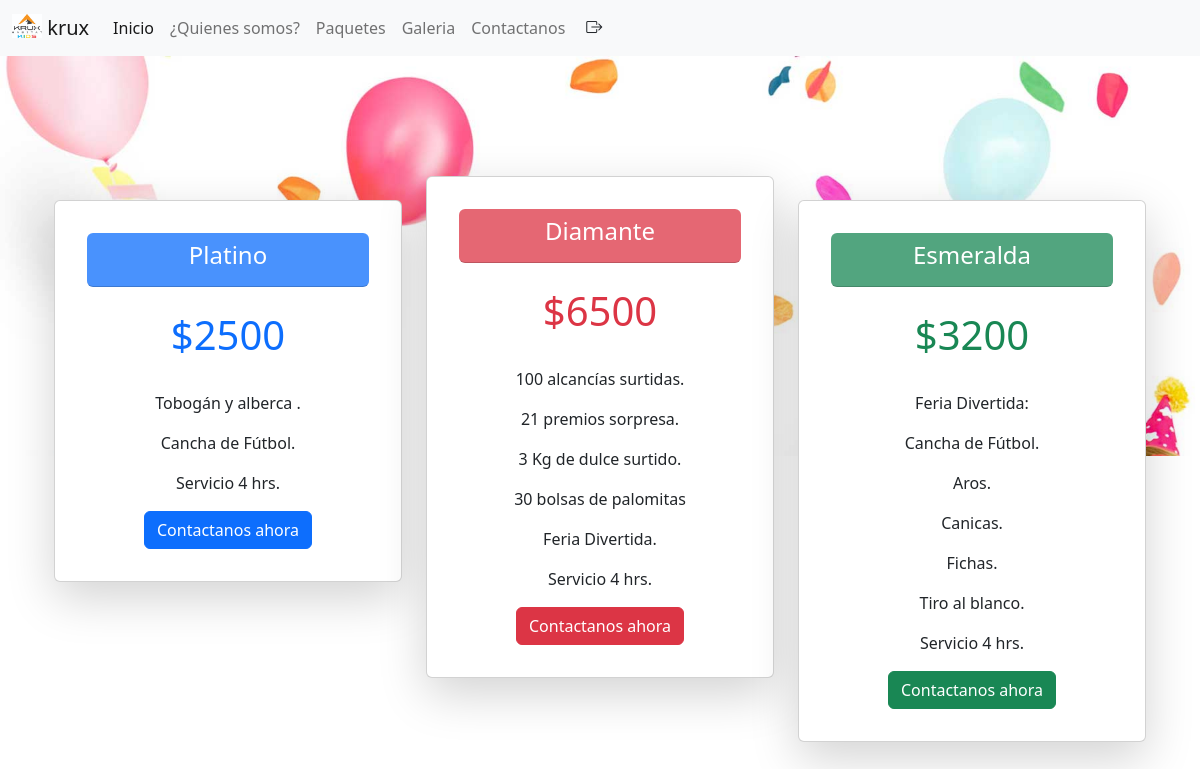
The app's page /Paquetesyprecios2.php with its own data.
### tables this page shows
CREATE TABLE `paquetes` (
  `id` int(11) NOT NULL,
  `titulo` varchar(60) NOT NULL,
  `precio` decimal(10,0) NOT NULL,
  `desc1` varchar(120) NOT NULL,
  `desc2` varchar(120) NOT NULL,
  `desc3` varchar(120) NOT NULL,
  `desc4` varchar(120) NOT NULL,
  `desc5` varchar(120) NOT NULL,
  `desc6` varchar(120) NOT NULL,
  `desc7` varchar(120) NOT NULL
);

### Paquetesyprecios2.php (the view, shortened to what this page needs)
<?php
include_once("boostrap2.php");
?>
<!DOCTYPE html>
<html lang="en">
<head>
</head>
<body>
<div style="background-image: url(img/fondo3.jpg); height: 400px; background-size: cover;">
<div class="container p-4">
  <div class="row mt-5 ">
    <div class="col-sm-4 mt-5 ">
    <div class="card shadow-lg p-3 mb-5 mt-4 bg-body rounded text-center ">
        <div class="card-body">
        <?php
                         include_once("conexion.php");
                        $consulta="select * from paquetes where id=3";
                        $resultado=mysqli_query($con,$consulta);
                        if (mysqli_num_rows($resultado)>0){
                            while($fila=mysqli_fetch_assoc($resultado))
                            {
                             ?>
        <div class="card-header text-bg-primary rounded bg-opacity-75" ><h4 class="card-title text-center"><?php echo $fila['titulo'] ?></h4></div>
        <h1 class="card-title text-center p-4 text-primary">$<?php echo $fila['precio']?></h1>
        <p class="card-text"><?php echo $fila['desc1']?></p>
        <p class="card-text"><?php echo $fila['desc2']?></p>
        <p class="card-text"><?php echo $fila['desc3']?></p>
          <a type="button" href="contacto2.php" name="paquete1" class="btn btn-primary" >Contactanos ahora</a>
          <?php
			}
		}
	?>
        </div>
    </div>
</div>
  <div class="col-sm-4 mt-5">
    <div class="card shadow-lg p-3 mb-5  bg-body rounded text-center ">
      <div class="card-body">
      <?php
                         include_once("conexion.php");
                        $consulta="select * from paquetes where id=1";
                        $resultado=mysqli_query($con,$consulta);
                        if (mysqli_num_rows($resultado)>0){
                            while($fila=mysqli_fetch_assoc($resultado))
                            {
                             ?>
      <div class="card-header text-bg-danger rounded bg-opacity-75" ><h4 class="card-title text-center"><?php echo $fila['titulo']?></h4></div>
      <h1 class="card-title text-center p-4 text-danger">$<?php echo $fila['precio']?></h1>
        <p class="card-text"><?php echo $fila['desc1']?></p>
        <p class="card-text"><?php echo $fila['desc2']?></p>
        <p class="card-text"><?php echo $fila['desc3']?></p>
        <p class="card-text"><?php echo $fila['desc4']?></p>
        <p class="card-text"><?php echo $fila['desc5']?></p>
        <p class="card-text"><?php echo $fila['desc6']?></p>
        <a type="button" href="contacto2.php" name="paquete2" class="btn btn-danger" >Contactanos ahora</a>
        <?php
			}
		}
	?>
      </div>
    </div>
  </div>
  <div class="col-sm-4 mt-5">
    <div class="card shadow-lg p-3 mb-5 mt-4 bg-body rounded text-center ">
      <div class="card-body">
      <?php
                         include_once("conexion.php");
                        $consulta="select * from paquetes where id=2";
                        $resultado=mysqli_query($con,$consulta);
                        if (mysqli_num_rows($resultado)>0){
                            while($fila=mysqli_fetch_assoc($resultado))
                            {
                             ?>
      <div class="card-header text-bg-success rounded bg-opacity-75" ><h4 class="card-title text-center "><?php echo $fila['titulo']?></h4></div>
      <h1 class="card-title text-center p-4 text-success">$<?php echo $fila['precio']?></h1>
        <p class="card-text"><?php echo $fila['desc1']?></p>
        <p class="card-text"><?php echo $fila['desc2']?></p>
        <p class="card-text"><?php echo $fila['desc3']?></p>
        <p class="card-text"><?php echo $fila['desc4']?></p>
        <p class="card-text"><?php echo $fila['desc5']?></p>
        <p class="card-text"><?php echo $fila['desc6']?></p>
        <p class="card-text"><?php echo $fila['desc7']?></p>
        <a type="button" href="contacto2.php" name="paquete3" class="btn btn-success" >Contactanos ahora</a>
        <?php
			}
		}
	?>
      </div>
    </div>
  </div>
</div>
</div>
</div>
</body>
</html>

### records on screen
paquetes: titulo "Platino", precio "2500", desc1 "Tobogán y alberca .", desc2 "Cancha de Fútbol.", desc3 "Servicio 4 hrs."
paquetes: titulo "Diamante", precio "6500", desc1 "100 alcancías surtidas.", desc2 "21 premios sorpresa.", desc3 "3 Kg de dulce surtido.", desc4 "30 bolsas de palomitas", desc5 "Feria Divertida.", desc6 "Servicio 4 hrs."
paquetes: titulo "Esmeralda", precio "3200", desc1 "Feria Divertida:", desc2 "Cancha de Fútbol.", desc3 "Aros.", desc4 "Canicas.", desc5 "Fichas.", desc6 "Tiro al blanco.", desc7 "Servicio 4 hrs."
